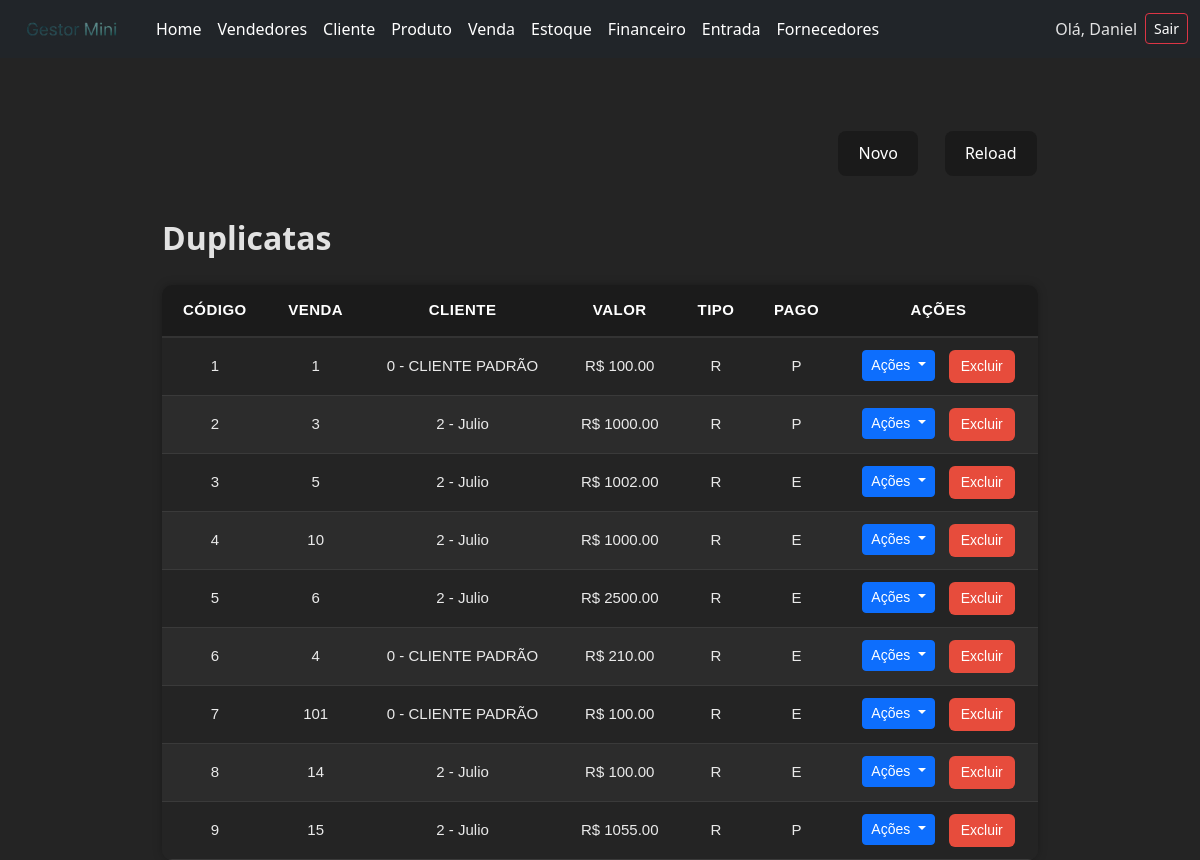
The page /duplicatas/ (signed in) on the database as committed earlier.
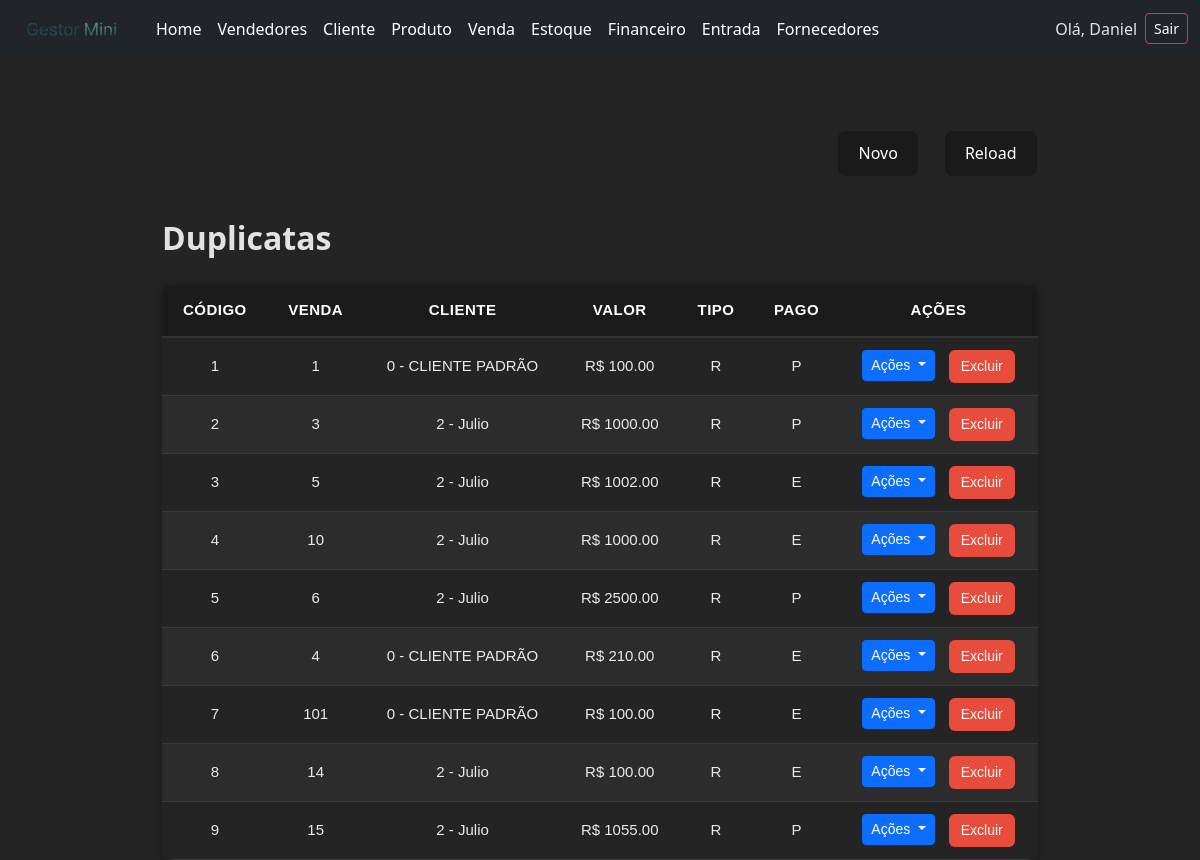
The same page on the database as committed later.
### core/models.py (models this page shows)
class Duplicata(models.Model):
    TIPO_CHOICES = [
        ('P','PAGAR'),
        ('R','RECEBER'),
    ]
    PAGO_CHOICES = [
        ('P','PAGO'),
        ('E','EM ABERTO'),
        ('A','ATRASADO'),
    ]
    cliente = models.ForeignKey(Cliente,on_delete=models.CASCADE)
    venda = models.ForeignKey(Venda,on_delete=models.CASCADE)
    valor = models.DecimalField(decimal_places=2,max_digits=8)
    tipo = models.CharField(max_length=1,choices=TIPO_CHOICES,default='R')
    pago = models.CharField(max_length=1,choices=PAGO_CHOICES,default='E')

class Venda(models.Model):
    codigo = models.IntegerField()
    cliente = models.ForeignKey(Cliente, on_delete=models.PROTECT)
    vendedor = models.ForeignKey(Vendedor, on_delete=models.PROTECT)
    valor = models.DecimalField(max_digits=10,decimal_places=2)
    def __str__(self):
        return f"{self.codigo}"

class Cliente(models.Model):
    codigo = models.IntegerField()
    nome = models.CharField(max_length=100)
    def __str__(self):
        return f"{self.codigo} - {self.nome}"

### core/views.py (the view)
# urls.py: path('duplicatas/',views.duplicataview,name='duplicatas'),
@login_required
def duplicataview(request):
    duplicatas = Duplicata.objects.all()
    return render(request,'modelos/duplicata.html',{'duplicatas':duplicatas})

### core/templates/modelos/duplicata.html (shortened to what this page needs)
<!DOCTYPE html>
<html lang="pt-br">
<head>
    {% load static %}
    <link rel="stylesheet" href="{% static 'duplicata.css' %}">
</head>
<body>
    {% include 'components/navbar.html'%}
      <div class="divcentral">
        <div class="controlebuttons">
            <div class="buttonsalign">
                <button class="buttonp">
                    <a href="/">Novo</a>
                </button>
                <button class="buttonp">
                    <a href="{% url 'duplicatas' %}">Reload</a>
                </button>
            </div>
        </div>
        <div class="grid">
            <h2 class="boldtext">Duplicatas</h2>
            <table class="tabela-vendedores">
                <thead>
                    <tr>
                        <th class="colunmgrid text-center">Código </th>
                        <th class="text-center">Venda </th>
                        <th class="text-center">Cliente</th>
                        <th class="text-center">Valor </th>
                        <th class="text-center">Tipo </th>
                        <th class="text-center" >Pago</th>
                        <th class="text-center">Ações</th>
                    </tr>
                </thead>
                <tbody>
                    {% for d in duplicatas %}
                    <tr>
                        <td class="text-center">{{ d.id }}</td>
                        <td class="text-center">{{ d.venda }}</td>
                        <td class="text-center">{{ d.cliente }}</td>
                        <td class="text-center" >R$ {{d.valor}}</td>
                        <td class="text-center">{{ d.tipo }}</td>
                        <td class="text-center">{{ d.pago }}</td>
                        <td class="text-center d-flex justify-content-center gap-2">
                            <div class=" dropdown">
                                <button class="btn btn-primary btn-sm dropdown-toggle" type="button" data-bs-toggle="dropdown" aria-expanded="false">
                                    Ações
                                </button>
                            </div>
                            <a href="{% url 'removerduplicata' d.id %}" class="btn-delete">
                                Excluir
                            </a>
                        </td>
                    </tr>
                    {% endfor %}
                </tbody>
            </table>
        </div>
    </div>
</body>
</html>

Rows that differ between the two databases and show on the page:
changed Duplicata id 5: pago "E" → "P"
